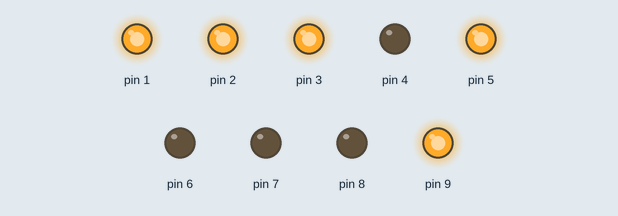
Recording of a sketch running on a simulated Arduino Uno, built with avr-gcc and run on an emulated ATmega328P. Shown: output pins drawn as LEDs (lit = HIGH).

Above: at 0.1 s.
At 19.2 s:
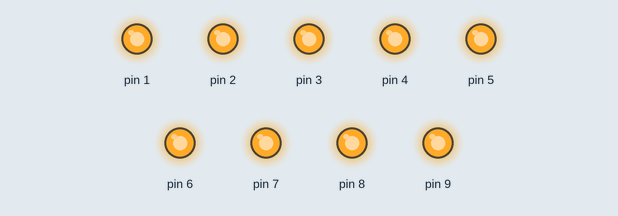
At 38.3 s:
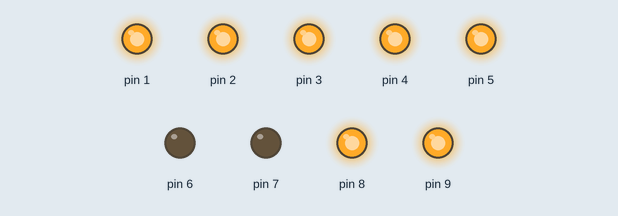
Timing chart, 0 to 40.0 s (numbered marks = the images above):
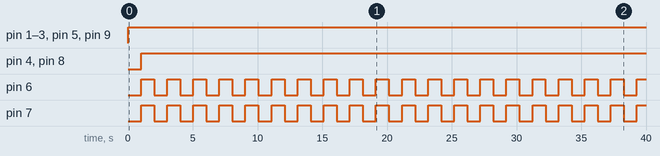

Measured:
- by itself, pin 1–3, pin 5, pin 9: LOW → HIGH at 0.00 s
- by itself, pin 4, pin 8: LOW → HIGH at 1.0 s
- by itself, pin 6, pin 7: alternates HIGH for 1.0 s and LOW for 1.0 s

The sketch:

Blink_4.ino
```cpp
// the setup function runs once when you press reset or power the board
void setup() {
  // initialize digital pin LED_BUILTIN as an output.

  pinMode(9, OUTPUT);
  pinMode(8, OUTPUT);
  pinMode(7, OUTPUT);
  pinMode(6, OUTPUT);
  pinMode(5, OUTPUT);
  pinMode(4, OUTPUT);
  pinMode(3, OUTPUT);
  pinMode(2, OUTPUT);
  pinMode(1, OUTPUT);

}

// the loop function runs over and over again forever
void loop() {
  digitalWrite(1, HIGH);
  delay(1);
 digitalWrite(2, HIGH);
  delay(1);
  digitalWrite(3, HIGH);
  delay(1);
  digitalWrite(9, HIGH);
  delay(1);
digitalWrite(5, HIGH);
  delay(1000);
    digitalWrite(1, HIGH);
  delay(1);
  digitalWrite(2, HIGH);
  delay(1);
digitalWrite(3, HIGH);
  delay(1);
  digitalWrite(4, HIGH);
  delay(1);
      digitalWrite(5, HIGH);
  delay(1);
  digitalWrite(6, HIGH);
  delay(1);
digitalWrite(7, HIGH);
  delay(1);
  digitalWrite(8, HIGH);
  delay(1);
  digitalWrite(9, HIGH);
  delay(1000);
      digitalWrite(6, LOW);
  delay(1);
  digitalWrite(7, LOW);
  delay(1);
digitalWrite(3, LOW);
  delay(1);


}
```
